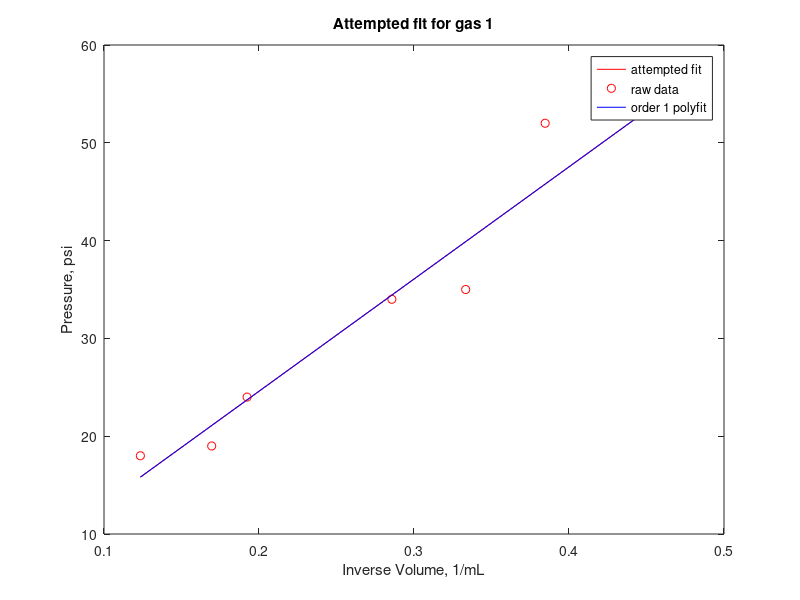
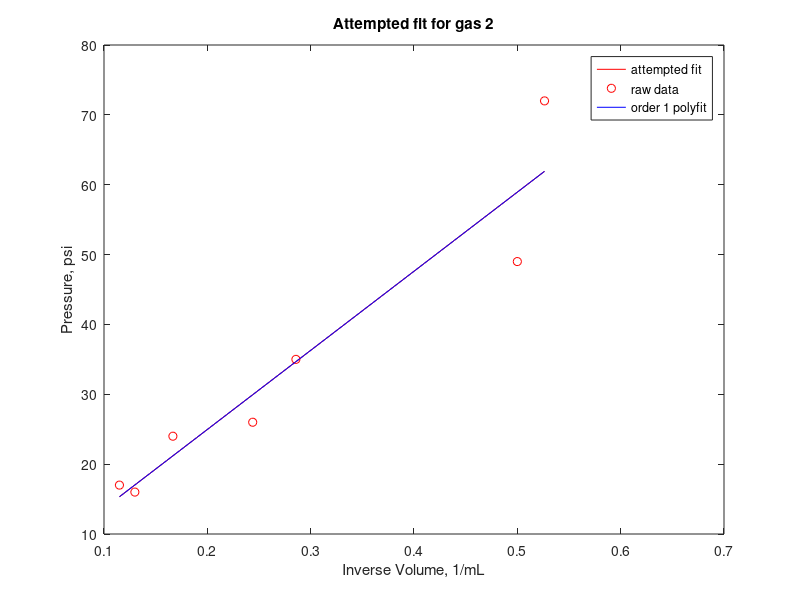
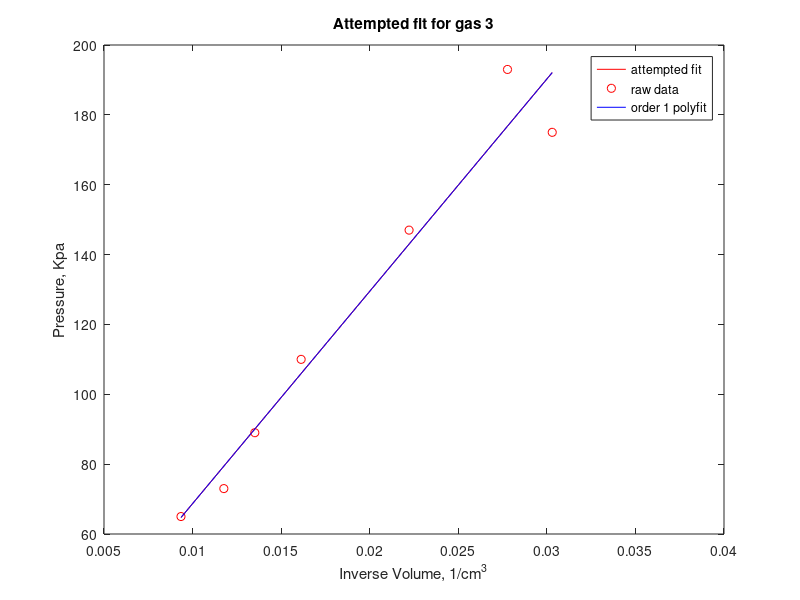

MATLAB code to generate these figures, in order:
% rac158, quiz 7
% doing fun stuff with linear fitting to graph Boyle's Law
% final graph is linearized into pressure vs inverse volume

function main()
    load BOYLE_SET2.mat  % woo, 10 points for one line of code.
    % for each gas, calculate the manual fitting, and graph the raw, manual, and polyfit values
    for gas_index=1:length(BOYLE)
        [alpha_hat, beta_hat] = calculate_best_fit(BOYLE(gas_index));
        plot_data(BOYLE(gas_index), alpha_hat, beta_hat);
    end
    disp('Note that the polyfit and manual fit are identical, and perfectly overlap');
end

% plots the data for a single gas: original data, manual fit, and a polyfit line
% has proper title, axis labeling, and even a fancy legend
function plot_data(raw_data, alpha_hat, beta_hat)
    SHOULD_POLYFIT_INVERSE_VOLUME = true;
    if (SHOULD_POLYFIT_INVERSE_VOLUME)
        raw_vol = 1./raw_data.volume;
        x_coords = linspace(min(raw_vol), max(raw_vol), 100);
        inv_x_coords = x_coords;
    else
        raw_vol = raw_data.volume;
        x_coords = linspace(min(raw_vol), max(raw_vol), 100);
        inv_x_coords = 1./x_coords;
    end
    
    raw_pres = raw_data.pressure;
    coefs = polyfit(raw_vol, raw_pres,1);

    figure;
    plot(x_coords, alpha_hat + beta_hat * inv_x_coords, 'r-', ...  % my fit
        raw_vol, raw_pres, 'ro', ...  % raw data
        x_coords, polyval(coefs,x_coords),'b-');  % polyfit
    
    title(['Attempted fit for ', raw_data.name]);
    ylabel(['Pressure, ', raw_data.P_unit]);
    if (SHOULD_POLYFIT_INVERSE_VOLUME)
        xlabel(['Inverse Volume, 1/', raw_data.V_unit]);
    else
        xlabel(['Volume, ', raw_data.V_unit]);
    end
    legend('attempted fit','raw data', 'order 1 polyfit');

end

% PV = K
% P = K(1/V)
% y := P
% x := (1/V)
% manually calculates the best-fit line for boyle's law
% we graph against inverse volume to linearize the equation.
function [alpha_hat, beta_hat] = calculate_best_fit(gas_struct)
    y_bar = mean(gas_struct.pressure);
    x_bar = mean(1./(gas_struct.volume));
    
    numerator = 0.;
    denominator = 0.;
    for i=1:length(gas_struct.volume)
        xi = 1/gas_struct.volume(i);
        yi = gas_struct.pressure(i);
        numerator = numerator + xi * (yi - y_bar);
        denominator = denominator + xi * (xi - x_bar);
    end
    
    beta_hat = numerator / denominator;
    alpha_hat = y_bar - beta_hat * x_bar;

end
